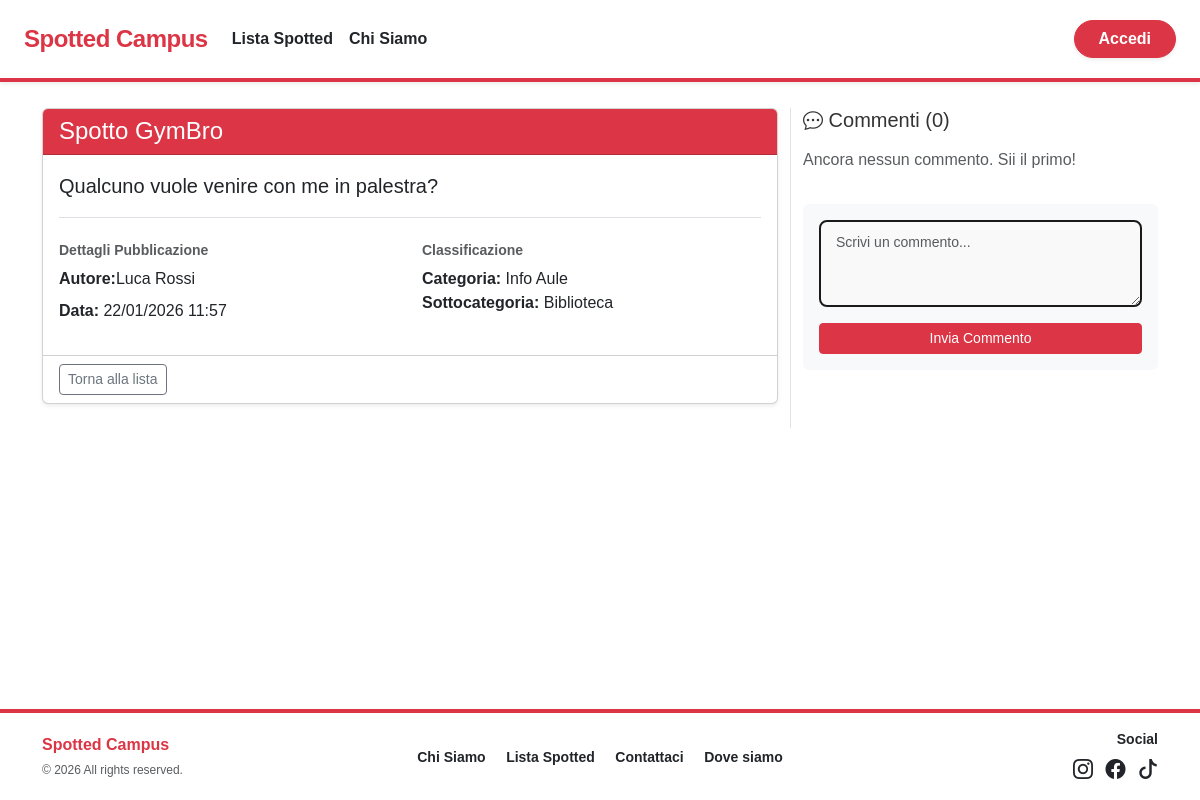
The app's page /dettaglio-spot.php?id=3, older data.
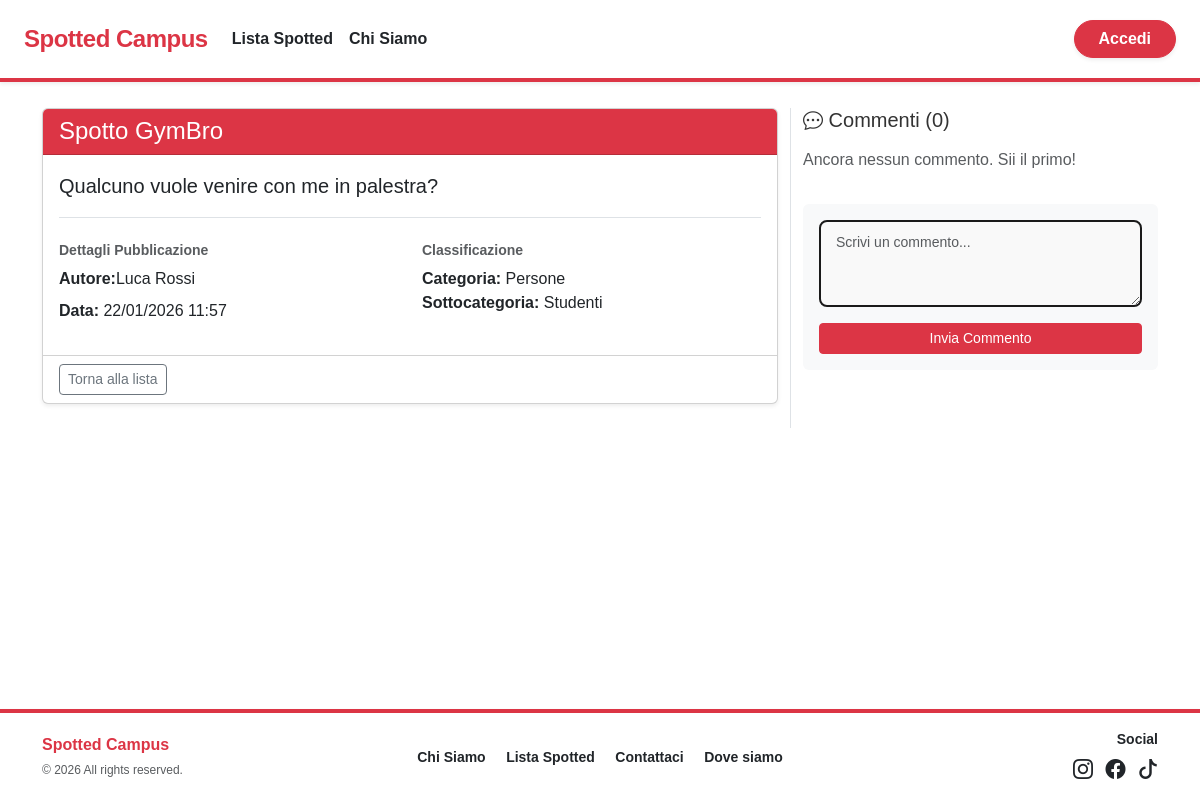
The same page, newer data.
### tables this page shows
CREATE TABLE SPOT (
    idSpot INT AUTO_INCREMENT PRIMARY KEY,
    titolo VARCHAR(255) NOT NULL,
    testo TEXT NOT NULL,
    dataInserimento DATETIME DEFAULT CURRENT_TIMESTAMP,
    stato ENUM('in_attesa', 'approvato', 'rifiutato') DEFAULT 'in_attesa',
    isAnonymous BOOLEAN DEFAULT 0,
    idCategoria INT NOT NULL,
    idSottoCategoria INT,
    usernameUtente VARCHAR(100),
    usernameAdminApprovato VARCHAR(100) NULL, 
    dataApprovazione DATETIME NULL,

    FOREIGN KEY (idCategoria) REFERENCES CATEGORIE(idCategoria),
    FOREIGN KEY (idSottoCategoria) REFERENCES SOTTOCATEGORIE(idSottoCategoria) ON DELETE SET NULL,
    FOREIGN KEY (usernameUtente) REFERENCES UTENTI(username) ON DELETE SET NULL,
    FOREIGN KEY (usernameAdminApprovato) REFERENCES UTENTI(username) ON DELETE SET NULL
);

CREATE TABLE CATEGORIE (
    idCategoria INT AUTO_INCREMENT PRIMARY KEY,
    nome VARCHAR(100) UNIQUE NOT NULL
);

CREATE TABLE SOTTOCATEGORIE (
    idSottoCategoria INT AUTO_INCREMENT PRIMARY KEY,
    nome VARCHAR(100) NOT NULL,
    idCategoria INT NOT NULL,

    UNIQUE (nome, idCategoria),
    FOREIGN KEY (idCategoria) REFERENCES CATEGORIE(idCategoria) ON DELETE CASCADE
);

CREATE TABLE UTENTI (
    username VARCHAR(100) PRIMARY KEY,
    nome VARCHAR(100) NOT NULL,
    cognome VARCHAR(100) NOT NULL,
    password VARCHAR(255) NOT NULL,
    stato ENUM('attivo', 'bloccato') DEFAULT 'attivo',
    idTipo INT NOT NULL, 
    fotoProfilo VARCHAR(255) DEFAULT 'default.png',

    FOREIGN KEY (idTipo) REFERENCES TIPI_UTENTI(idTipo) ON DELETE CASCADE
);

### dettaglio-spot.php (called while the page is built, shortened)
<?php
require_once 'bootstrap.php';
$templateParams["titolo"] = "Spotted - Dettaglio spot";
$templateParams["nome"] = "spot.php";
$idSpot = $_GET["id"] ?? null;
$templateParams["spot"] = $dbh->getSpotInfo($idSpot);
$templateParams["commenti"] = $dbh->getComments($idSpot);
$templateParams["isPreferito"] = false;
require 'template/base.php';
?>

### db/database.php (called while the page is built, shortened)
<?php
class DatabaseHelper
{
    private $db;
    public function __construct($servername, $username, $password, $dbname, $port)
    {
        $this->db = new mysqli($servername, $username, $password, $dbname, $port);
    }
    public function getSpotInfo($idSpot)
    {
        $query = "SELECT S.*, C.nome AS nomeCategoria, SC.nome AS nomeSottoCategoria,
                        U.nome AS nomeAutore, U.cognome AS cognomeAutore, U.fotoProfilo
                        FROM SPOT S
                        JOIN CATEGORIE C ON S.idCategoria = C.idCategoria
                        LEFT JOIN SOTTOCATEGORIE SC ON S.idSottoCategoria = SC.idSottoCategoria
                        LEFT JOIN UTENTI U ON S.usernameUtente = U.username
                        WHERE S.stato = 'approvato' AND S.idSpot = ?";
        $stmt = $this->db->prepare($query);
        $stmt->bind_param("i", $idSpot);
        $stmt->execute();
        $result = $stmt->get_result();
        return $result->fetch_assoc();
    }
    public function getComments($idSpot)
    {
        $query = "SELECT C1.*, C2.testo AS testoPadre, C2.usernameUtente AS autorePadre, U.fotoProfilo
            FROM COMMENTI C1
            LEFT JOIN COMMENTI C2 ON C1.idCommentoRisposto = C2.idCommento
            JOIN UTENTI U ON C1.usernameUtente = U.username
            WHERE C1.idSpot = ?
            ORDER BY C1.dataPubblicazione ASC";
        $stmt = $this->db->prepare($query);
        $stmt->bind_param("i", $idSpot);
        $stmt->execute();
        $result = $stmt->get_result();
        return $result->fetch_all(MYSQLI_ASSOC);
    }
}

### bootstrap.php (called while the page is built, shortened)
<?php
require_once("db/database.php");
$dbh = new DatabaseHelper("localhost", "root", "", "spotted", 3306);
?>

### template/spot.php (the view, shortened to what the changed rows need)
<section class="container mt-5">
    <div class="row">
        <div class="col-md-8">
            <article class="card shadow-sm mb-4">
                <div class="card-header bg-danger text-white d-flex justify-content-between align-items-center">
                    <h2 class="h4 mb-0"><?php echo htmlspecialchars($templateParams["spot"]["titolo"]); ?></h2>
                </div>
                <div class="card-body">
                    <p class="lead border-bottom pb-3">
                        <?php echo htmlspecialchars($templateParams["spot"]["testo"]); ?>
                    </p>
                    <div class="row mt-4">
                        <div class="col-sm-6">
                            <h3 class="h6 text-muted small fw-bold">Dettagli Pubblicazione</h3>
                            <ul class="list-unstyled">
                                <li class="d-flex align-items-center mb-2">
                                    <strong>Autore:</strong>
                                    <?php
                                    if ($templateParams["spot"]["isAnonymous"]) {
                                        echo '<span class="fst-italic text-secondary">Anonimo <span class="bi bi-incognito" aria-hidden="true"></span></span>';
                                    } else {
                                        echo htmlspecialchars($templateParams["spot"]["nomeAutore"] . " " . $templateParams["spot"]["cognomeAutore"]);
                                    }
                                    ?>
                                </li>
                                <li><strong>Data:</strong>
                                    <?php echo date("d/m/Y H:i", strtotime($templateParams["spot"]["dataInserimento"])); ?>
                                </li>
                            </ul>
                        </div>
                        <div class="col-sm-6">
                            <h3 class="h6 text-muted small fw-bold">Classificazione</h3>
                            <ul class="list-unstyled">
                                <li><strong>Categoria:</strong>
                                       <?php echo htmlspecialchars($templateParams["spot"]["nomeCategoria"]); ?>
                                </li>
                                <li><strong>Sottocategoria:</strong>
                                    <?php echo htmlspecialchars($templateParams["spot"]["nomeSottoCategoria"] ?? 'Nessuna'); ?>
                                </li>
                            </ul>
                        </div>
                    </div>
                </div>
                <div class="card-footer bg-transparent d-flex justify-content-between align-items-center">
                    <a href="lista-categoria.php" class="btn btn-outline-secondary btn-sm">Torna alla lista</a>
                </div>
            </article>
        </div>
        <div class="col-md-4 border-start">
            <aside>
                <h3 class="h5 mb-3"><span class="bi bi-chat-dots" aria-hidden="true"></span> Commenti
                    (<?php echo count($templateParams["commenti"]); ?>)</h3>
                <div id="containerCommenti" class="list-group mb-3 overflow-auto" style="max-height: 35vh;">
                    <?php if (count($templateParams["commenti"]) > 0): ?>
                        <?php foreach ($templateParams["commenti"] as $commento): ?>
                            <div class="list-group-item border-start border-danger border-4 mb-2 shadow-sm rounded">
                                <?php if (!empty($commento["idCommentoRisposto"])): ?>
                                    <div class="bg-light border-start border-secondary border-2 p-1 mb-2 rounded shadow-sm"
                                        style="font-size: 0.75rem; opacity: 0.8;">
                                        <span class="text fw-bold">
                                            <span class="bi bi-quote" aria-hidden="true"></span> In risposta a
                                            <?php echo htmlspecialchars($commento["autorePadre"] ?? 'utente'); ?>:
                                        </span>
                                        <p class="mb-0 text-truncate italic">
                                            "<?php echo htmlspecialchars($commento["testoPadre"] ?? 'messaggio rimosso'); ?>"
                                        </p>
                                    </div>
                                <?php endif; ?>
                                <div class="d-flex justify-content-between align-items-center mb-2">
                                    <div class="d-flex align-items-center">
                                        <?php $imgCommento = !empty($commento["fotoProfilo"]) ? "upload/" . $commento["fotoProfilo"] : "upload/default.png"; ?>
                                        <img src="<?php echo htmlspecialchars($imgCommento); ?>" alt=""
                                            class="rounded-circle me-2" style="width: 30px; height: 30px; object-fit: cover;">
                                        <h4 class="mb-0 fw-bold fs-6">
                                            <?php echo htmlspecialchars($commento["usernameUtente"]); ?>
                                        </h4>
                                    </div>
                                    <small
                                        class="text-muted"><?php echo date("d/m H:i", strtotime($commento['dataPubblicazione'])); ?></small>
                                </div>
                                <p class="mb-1 small"> <span class="visually-hidden">Testo del commento:</span> <?php echo htmlspecialchars($commento["testo"]); ?></p>
                                <div class="text-end">
                                    <a href="?id=<?php echo $templateParams['spot']['idSpot']; ?>&rspTo=<?php echo $commento['idCommento']; ?>#formCommento"
                                        class="text-decoration-none  fw-bold text-danger">
                                        <span class="bi bi-reply" aria-hidden="true"></span> Rispondi
                                    </a>
                                    <?php if (isAdminLoggedIn()): ?>
                                        <form action="elimina-commento.php" method="POST" style="display:inline;">
                                            <input type="hidden" name="id" value="<?php echo $commento['idCommento']; ?>">
                                            <input type="hidden" name="idSpot"
                                                value="<?php echo $templateParams['spot']['idSpot']; ?>">
                                            <button type="submit" class="btn btn-link text-decoration-none small fw-bold text-danger btn-confirm-delete" data-confirm-msg="Sei sicuro di voler eliminare questo commento?">
                                                <span class="bi bi-trash" aria-hidden="true"></span> Elimina
                                            </button>
                                        </form>
                                    <?php endif; ?>
                                </div>
                            </div>
                        <?php endforeach; ?>
                    <?php else: ?>
                        <p class="text-muted">Ancora nessun commento. Sii il primo!</p>
                    <?php endif; ?>
                </div>
                <div class="card card-body bg-light border-0">
                    <form id="formCommento" action="aggiungi-commento.php" method="POST">
                        <div class="mb-3">
                            <textarea class="form-control form-control-sm" name="testo" id="commento" rows="3"
                                placeholder="Scrivi un commento..."></textarea>
                        </div>
                        <button type="submit" class="btn btn-danger btn-sm w-100">
                            Invia Commento
                        </button>
                    </form>
                </div>
            </aside>
        </div>
    </div>
</section>

Row changes from the older to the newer data that the page shows:
changed spot "Spotto GymBro": idCategoria.nome "Info Aule" → "Persone"; idSottoCategoria.nome "Biblioteca" → "Studenti"
